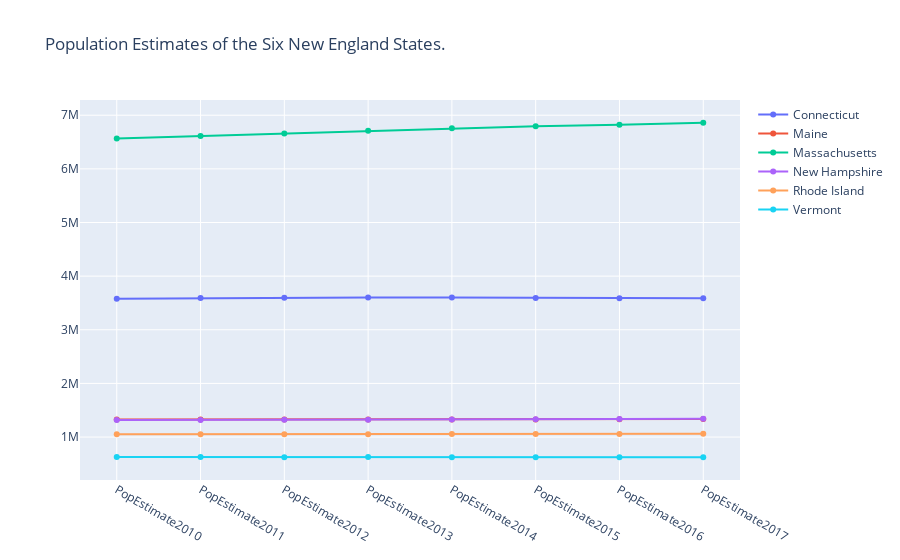

The code cell stored with this chart in its notebook:
### Code cell
# Create traces 
traces = [go.Scatter(
    x = df.columns, 
    y = df.loc[name], 
    mode = 'markers+lines', 
    name = name 
)for name in df.index]

# Create layout 
layout = go.Layout(
    title = 'Population Estimates of the Six New England States.'
)

# Create figure 
fig = go.Figure(data=traces, layout=layout)

# Show figure 
fig.show()

### Figure 1 — Plotly figure (JSON) as saved in the notebook; plotly's stock layout.template omitted (floating-point values rounded to 4 significant figures)
{"data": [{"mode": "markers+lines", "name": "Connecticut", "type": "scatter", "x": ["PopEstimate2010", "PopEstimate2011", "PopEstimate2012", "PopEstimate2013", "PopEstimate2014", "PopEstimate2015", "PopEstimate2016", "PopEstimate2017"], "y": [3580171, 3591927, 3597705, 3602470, 3600188, 3593862, 3587685, 3588184]}, {"mode": "markers+lines", "name": "Maine", "type": "scatter", "x": ["PopEstimate2010", "PopEstimate2011", "PopEstimate2012", "PopEstimate2013", "PopEstimate2014", "PopEstimate2015", "PopEstimate2016", "PopEstimate2017"], "y": [1327568, 1327968, 1328101, 1327975, 1328903, 1327787, 1330232, 1335907]}, {"mode": "markers+lines", "name": "Massachusetts", "type": "scatter", "x": ["PopEstimate2010", "PopEstimate2011", "PopEstimate2012", "PopEstimate2013", "PopEstimate2014", "PopEstimate2015", "PopEstimate2016", "PopEstimate2017"], "y": [6564943, 6612178, 6659627, 6711138, 6757925, 6794002, 6823721, 6859819]}, {"mode": "markers+lines", "name": "New Hampshire", "type": "scatter", "x": ["PopEstimate2010", "PopEstimate2011", "PopEstimate2012", "PopEstimate2013", "PopEstimate2014", "PopEstimate2015", "PopEstimate2016", "PopEstimate2017"], "y": [1316700, 1318345, 1320923, 1322622, 1328684, 1330134, 1335015, 1342795]}, {"mode": "markers+lines", "name": "Rhode Island", "type": "scatter", "x": ["PopEstimate2010", "PopEstimate2011", "PopEstimate2012", "PopEstimate2013", "PopEstimate2014", "PopEstimate2015", "PopEstimate2016", "PopEstimate2017"], "y": [1053169, 1052154, 1052761, 1052784, 1054782, 1055916, 1057566, 1059639]}, {"mode": "markers+lines", "name": "Vermont", "type": "scatter", "x": ["PopEstimate2010", "PopEstimate2011", "PopEstimate2012", "PopEstimate2013", "PopEstimate2014", "PopEstimate2015", "PopEstimate2016", "PopEstimate2017"], "y": [625842, 626210, 625606, 626044, 625665, 624455, 623354, 623657]}], "layout": {"title": {"text": "Population Estimates of the Six New England States."}}}
